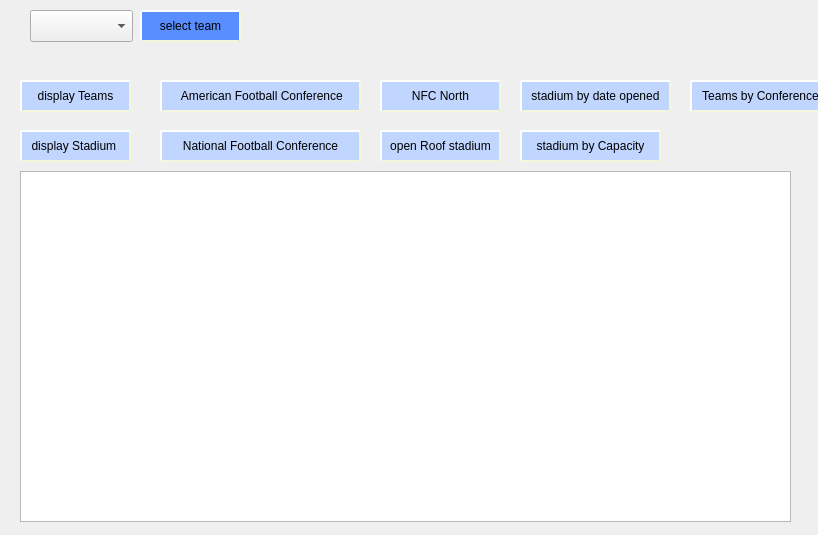
<?xml version="1.0" encoding="UTF-8"?>
<ui version="4.0">
 <class>displayWindow</class>
 <widget class="QWidget" name="displayWindow">
  <property name="geometry">
   <rect>
    <x>0</x>
    <y>0</y>
    <width>818</width>
    <height>535</height>
   </rect>
  </property>
  <property name="windowTitle">
   <string>Form</string>
  </property>
  <widget class="QTableView" name="tableView">
   <property name="geometry">
    <rect>
     <x>20</x>
     <y>171</y>
     <width>771</width>
     <height>351</height>
    </rect>
   </property>
  </widget>
  <widget class="QComboBox" name="comboBox">
   <property name="geometry">
    <rect>
     <x>30</x>
     <y>10</y>
     <width>103</width>
     <height>32</height>
    </rect>
   </property>
  </widget>
  <widget class="QPushButton" name="pushButton_selectTeam">
   <property name="geometry">
    <rect>
     <x>140</x>
     <y>10</y>
     <width>101</width>
     <height>32</height>
    </rect>
   </property>
   <property name="styleSheet">
    <string notr="true">QPushButton{
    background-color: rgb(88, 142, 255);
    border-style: outset;
    border-width: 2px;
    border-color: beige;
}</string>
   </property>
   <property name="text">
    <string>select team</string>
   </property>
  </widget>
  <widget class="QPushButton" name="pushButton_displayStadium">
   <property name="geometry">
    <rect>
     <x>20</x>
     <y>130</y>
     <width>111</width>
     <height>32</height>
    </rect>
   </property>
   <property name="styleSheet">
    <string notr="true">QPushButton{
    background-color: rgb(192, 214, 255);
    border-style: outset;
    border-width: 2px;
    border-color: beige;
}</string>
   </property>
   <property name="text">
    <string>display Stadium </string>
   </property>
  </widget>
  <widget class="QPushButton" name="pushButton_displayTeam">
   <property name="geometry">
    <rect>
     <x>20</x>
     <y>80</y>
     <width>111</width>
     <height>32</height>
    </rect>
   </property>
   <property name="styleSheet">
    <string notr="true">QPushButton{
    background-color: rgb(192, 214, 255);
    border-style: outset;
    border-width: 2px;
    border-color: beige;
}</string>
   </property>
   <property name="text">
    <string>display Teams</string>
   </property>
  </widget>
  <widget class="QPushButton" name="pushButton_stadiumByCapacity">
   <property name="geometry">
    <rect>
     <x>520</x>
     <y>130</y>
     <width>141</width>
     <height>32</height>
    </rect>
   </property>
   <property name="styleSheet">
    <string notr="true">QPushButton{
    background-color: rgb(192, 214, 255);
    border-style: outset;
    border-width: 2px;
    border-color: beige;
}</string>
   </property>
   <property name="text">
    <string>stadium by Capacity</string>
   </property>
  </widget>
  <widget class="QPushButton" name="pushButton_NFC">
   <property name="geometry">
    <rect>
     <x>160</x>
     <y>130</y>
     <width>201</width>
     <height>32</height>
    </rect>
   </property>
   <property name="styleSheet">
    <string notr="true">QPushButton{
    background-color: rgb(192, 214, 255);
    border-style: outset;
    border-width: 2px;
    border-color: beige;
}</string>
   </property>
   <property name="text">
    <string>National Football Conference</string>
   </property>
  </widget>
  <widget class="QPushButton" name="pushButton_teamsByConf">
   <property name="geometry">
    <rect>
     <x>690</x>
     <y>80</y>
     <width>141</width>
     <height>32</height>
    </rect>
   </property>
   <property name="styleSheet">
    <string notr="true">QPushButton{
    background-color: rgb(192, 214, 255);
    border-style: outset;
    border-width: 2px;
    border-color: beige;
}</string>
   </property>
   <property name="text">
    <string>Teams by Conference</string>
   </property>
  </widget>
  <widget class="QPushButton" name="pushButton_stadiumByDate">
   <property name="geometry">
    <rect>
     <x>520</x>
     <y>80</y>
     <width>151</width>
     <height>32</height>
    </rect>
   </property>
   <property name="styleSheet">
    <string notr="true">QPushButton{
    background-color: rgb(192, 214, 255);
    border-style: outset;
    border-width: 2px;
    border-color: beige;
}</string>
   </property>
   <property name="text">
    <string>stadium by date opened</string>
   </property>
  </widget>
  <widget class="QPushButton" name="pushButton_AFC">
   <property name="geometry">
    <rect>
     <x>160</x>
     <y>80</y>
     <width>201</width>
     <height>32</height>
    </rect>
   </property>
   <property name="styleSheet">
    <string notr="true">QPushButton{
    background-color: rgb(192, 214, 255);
    border-style: outset;
    border-width: 2px;
    border-color: beige;
}</string>
   </property>
   <property name="text">
    <string> American Football Conference</string>
   </property>
  </widget>
  <widget class="QPushButton" name="pushButton_NFCNORTH">
   <property name="geometry">
    <rect>
     <x>380</x>
     <y>80</y>
     <width>121</width>
     <height>32</height>
    </rect>
   </property>
   <property name="styleSheet">
    <string notr="true">QPushButton{
    background-color: rgb(192, 214, 255);
    border-style: outset;
    border-width: 2px;
    border-color: beige;
}</string>
   </property>
   <property name="text">
    <string>NFC North</string>
   </property>
  </widget>
  <widget class="QPushButton" name="pushButton_openRoof">
   <property name="geometry">
    <rect>
     <x>380</x>
     <y>130</y>
     <width>121</width>
     <height>32</height>
    </rect>
   </property>
   <property name="styleSheet">
    <string notr="true">QPushButton{
    background-color: rgb(192, 214, 255);
    border-style: outset;
    border-width: 2px;
    border-color: beige;
}</string>
   </property>
   <property name="text">
    <string>open Roof stadium</string>
   </property>
  </widget>
 </widget>
 <resources/>
 <connections/>
</ui>
